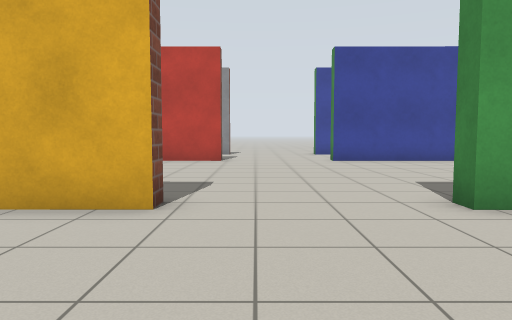
[1] (above)

16 first-person views from a walk through a robot-simulator world made for Gazebo. The camera is 0.94 m above the floor, tilts 4° down and sees 70° across. The floor is counted in squares, 1 m on a side. Each view is taken from the middle of a square. On the plan, view 1 faces up. The plan holds only what a view shows up to about 13 squares ahead; the rest is blank. Robots are left out.

[2]
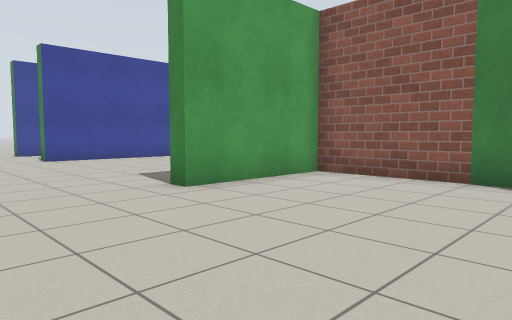

[3]
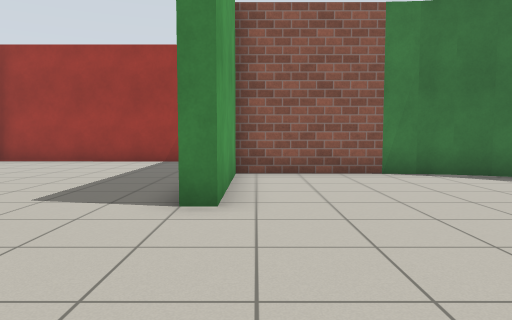

[4]
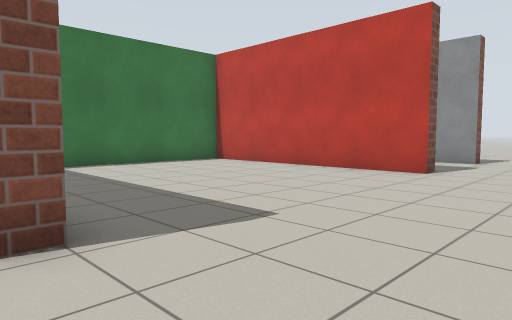

[5]
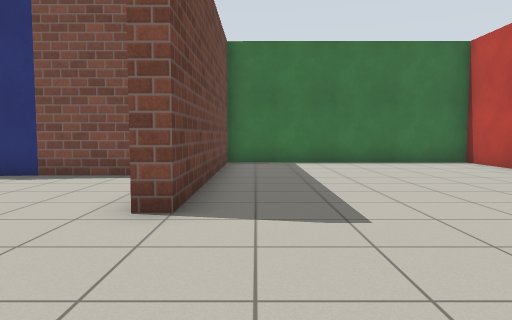

[6]
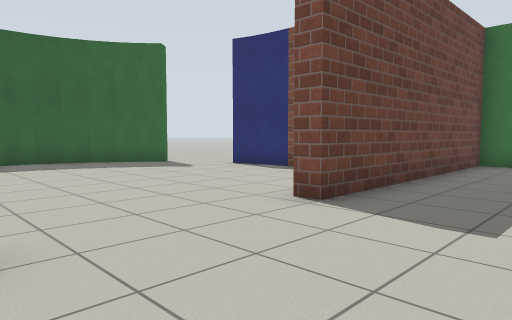

[7]
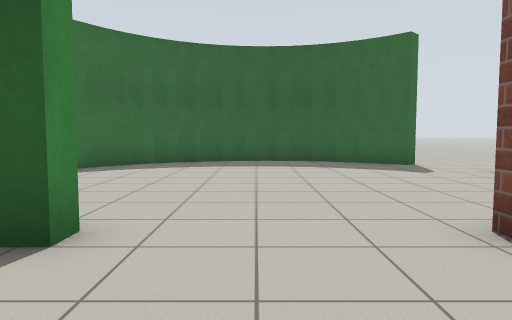

[8]
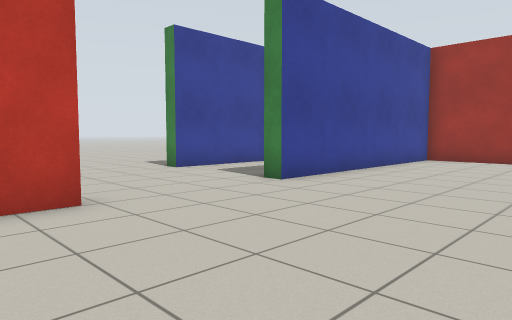

[9]
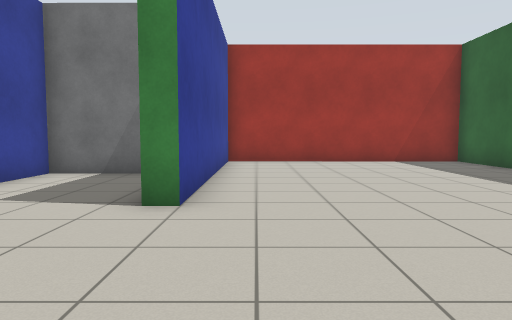

[10]
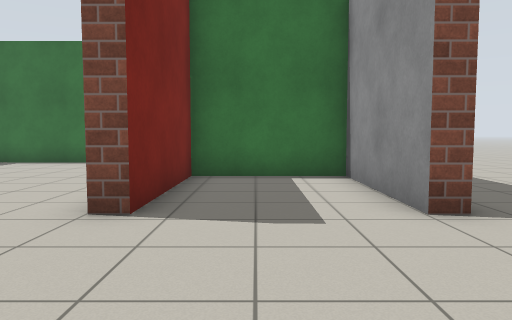

[11]
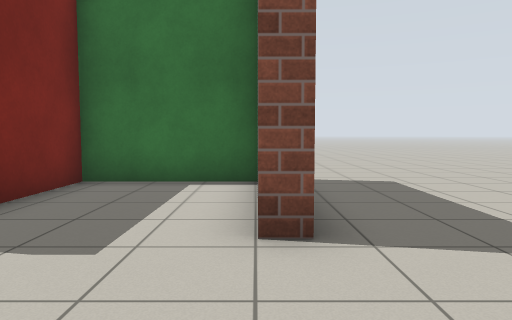

[12]
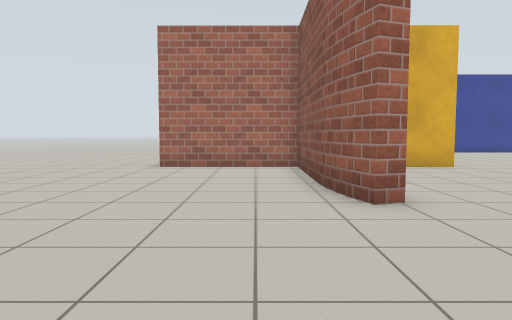

[13]
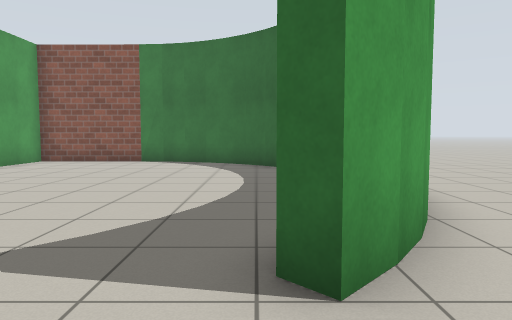

[14]
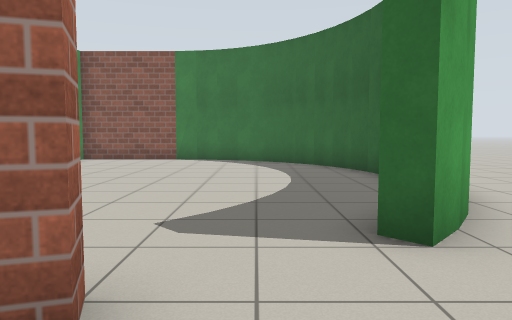

[15]
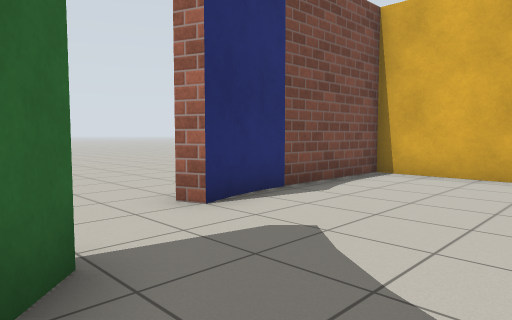

[16]
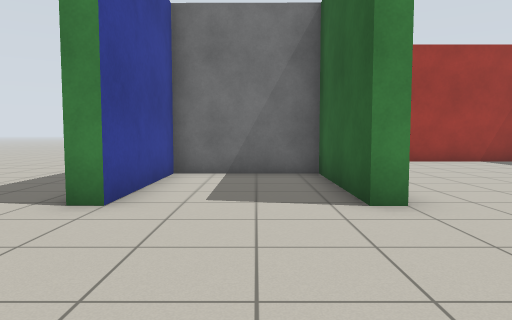

### Floor plan
Points are (right, up) in squares from view 1. A wall is a line through its corners. A room is listed if a view was taken in it or the views show most of it. See-through windows are left out.
Room 1 (views 1, 2, 3, 4, 5, 6, 7, 8, 9, 10, 11, 15, 16)
walls: (7.9, 5) (10.7, 5) (10.7, 13) (2.7, 13) (2.8, 13.5) (6.8, 13.5) (6.8, 17) (2.8, 17) (2.8, 17.5); (-5.3, 0.5) (-5.1, -0.4); (-1.2, 17.6) (-1.2, 17) (-5.2, 17) (-5.2, 13.5) (-1.2, 13.5) (-1.3, 13) (-9.3, 13.1) (-9.3, 5.1) (-1.3, 5) (-1.3, 4.5) (-5.3, 4.5) (-5.3, 0.3); (-5.2, -0.3) (-4.9, -1) (-5.4, -1.2); (6.7, 0.1) (6.7, 4.5) (2.7, 4.5) (2.7, 5) (3.2, 5); (6.5, -0.7) (6.7, 0.3); (6.2, -1.3) (6.5, -0.5); (5.9, -2.1) (6.3, -1.3); (-3.1, -3.6) (-2.4, -4.2); (-4, -3.5) (-3.6, -3.1) (-3, -3.7); (4.8, -3.3) (5.4, -2.7) (5.9, -2); (-2.4, -4.1) (-1.7, -4.5) (-0.9, -4.8); (4.2, -3.9) (5, -3.2); (-1, -4.7) (-0.1, -4.9); (3.5, -4.3) (4.4, -3.7); (-0.3, -4.9) (0.7, -5); (2.8, -4.6) (3.7, -4.2); (2.1, -4.8) (2.9, -4.6); (0.6, -5) (1.4, -4.9); (1.4, -5) (2.2, -4.8)
ways out: opening at (-5, -2) to room 2; opening at (-5.5, 18.5); opening at (2.5, 18.5)
Room 2 (views 12, 13, 14)
walls: (-5.4, -1.2) (-5.8, 0); (-5.7, -0.2) (-5.8, 0.5); (-5.8, 0.4) (-5.8, 4.5) (-9.8, 4.6); (-3.3, -4.1) (-4, -3.5); (-2.7, -4.5) (-3.4, -4); (-2, -4.9) (-2.8, -4.5)
ways out: opening at (-5, -2) to room 1; opening at (-11, 4); opening at (-2.5, -6.5)

Positions as (right, up) in squares from view 1, and headings:
1: (0, 0), facing up
2: (-1, -1), facing up-right
3: (-2, 4), facing right
4: (2, 4), facing up-left
5: (3, 6), facing left
6: (3, 8), facing down-left
7: (1, 8), facing down
8: (-3, 8), facing up-right
9: (-2, 12), facing right
10: (3, 15), facing left
11: (2, 17), facing left
12: (-7, -6), facing up
13: (-6, -3), facing right
14: (-7, -2), facing right
15: (-1, -4), facing up-left
16: (-2, 15), facing right
